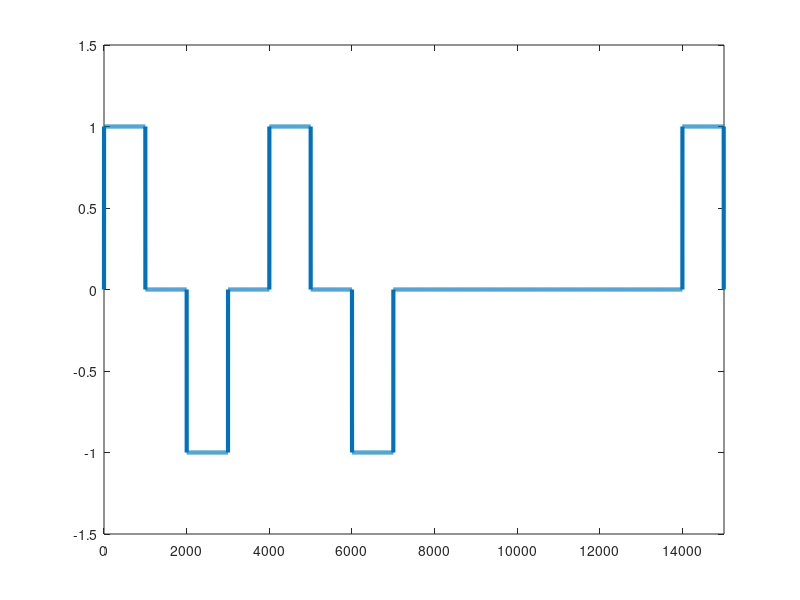

Source code (MATLAB):
%input_bit = [0 1 0 1 1 0 1 1];
input_bit = [1 1 1 1 1 1 1 1 0 0 0 0 0 0 1];
bit_duration = 1000;
time = 0:1:bit_duration*length(input_bit);

% modulatioin
lastLevel = -1;
previous_state = 0;
output_data = [previous_state zeros(1, bit_duration*length(input_bit))];
index = 2;
for i=1:length(input_bit)
  if input_bit(i) == 1
    if previous_state == 0 && lastLevel == -1
      previous_state = 1;
      lastLevel = 1;
    elseif previous_state == 0 && lastLevel == 1
      previous_state = -1;
      lastLevel = -1;
    else
      previous_state = 0;
    end
    for j=1:bit_duration
      output_data(index) = previous_state;
      index = index + 1;
    end
  else
    for j=1:bit_duration-1
      output_data(index) = previous_state;
      index = index + 1;
    end
  end
end
plot(time, output_data, 'LineWidth', 3);
xlim([0 length(time)]);
ylim([-1.5 1.5]);


% demodulation
demodulated_data = zeros(1, (length(output_data)-1)/bit_duration);
previous_state = output_data(1);
index = 1;
for i=2:bit_duration:length(output_data)
  if output_data(i)==previous_state
    demodulated_data(index) = 0;
    index = index + 1;
    previous_state = output_data(i);
  else
    demodulated_data(index) = 1;
    index = index + 1;
    previous_state = output_data(i);
  end
end
demodulated_data